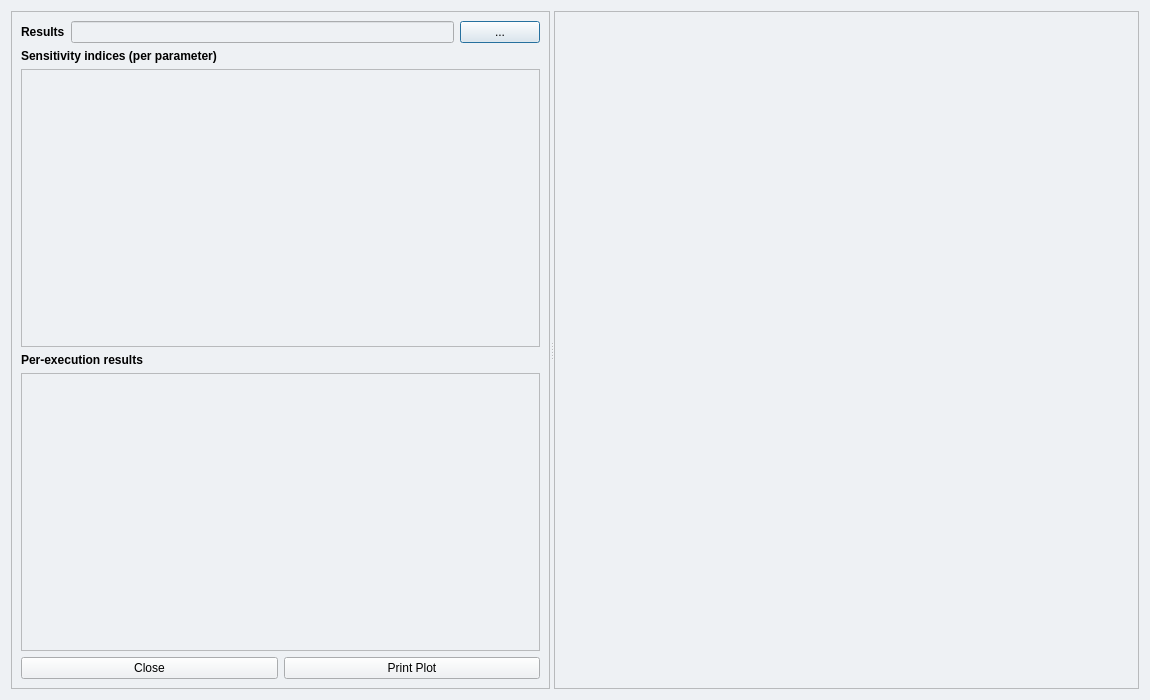
<?xml version="1.0" encoding="UTF-8"?>
<ui version="4.0">
 <class>Dialog</class>
 <widget class="QDialog" name="Dialog">
  <property name="geometry">
   <rect>
    <x>0</x>
    <y>0</y>
    <width>1150</width>
    <height>700</height>
   </rect>
  </property>
  <property name="windowTitle">
   <string>Identifiability Analysis Results</string>
  </property>
  <property name="styleSheet">
   <string notr="true">background-color: #eef1f4</string>
  </property>
  <layout class="QGridLayout" name="gridLayout">
   <item row="0" column="0">
    <widget class="QSplitter" name="splitter">
     <property name="orientation">
      <enum>Qt::Horizontal</enum>
     </property>
     <widget class="QFrame" name="frame_left">
     <property name="minimumSize">
      <size>
       <width>300</width>
       <height>0</height>
      </size>
     </property>
     <property name="frameShape">
      <enum>QFrame::StyledPanel</enum>
     </property>
     <layout class="QVBoxLayout" name="verticalLayout_left">
      <item>
       <layout class="QHBoxLayout" name="horizontalLayout_results">
        <item>
         <widget class="QLabel" name="label">
          <property name="font">
           <font>
            <weight>75</weight>
            <bold>true</bold>
           </font>
          </property>
          <property name="text">
           <string>Results</string>
          </property>
         </widget>
        </item>
        <item>
         <widget class="QLineEdit" name="results"/>
        </item>
        <item>
         <widget class="QPushButton" name="browse">
          <property name="text">
           <string>...</string>
          </property>
         </widget>
        </item>
       </layout>
      </item>
      <item>
       <widget class="QLabel" name="label_indices_title">
        <property name="font">
         <font>
          <weight>75</weight>
          <bold>true</bold>
         </font>
        </property>
        <property name="text">
         <string>Sensitivity indices (per parameter)</string>
        </property>
       </widget>
      </item>
      <item>
       <widget class="QTableWidget" name="table_results">
        <property name="font">
         <font>
          <weight>75</weight>
          <bold>true</bold>
         </font>
        </property>
       </widget>
      </item>
      <item>
       <widget class="QLabel" name="label_executions_title">
        <property name="font">
         <font>
          <weight>75</weight>
          <bold>true</bold>
         </font>
        </property>
        <property name="text">
         <string>Per-execution results</string>
        </property>
       </widget>
      </item>
      <item>
       <widget class="QTableWidget" name="table_executions">
        <property name="font">
         <font>
          <weight>75</weight>
          <bold>true</bold>
         </font>
        </property>
       </widget>
      </item>
      <item>
       <layout class="QHBoxLayout" name="horizontalLayout_close">
        <item>
         <widget class="QPushButton" name="pushButton_3">
          <property name="text">
           <string>Close</string>
          </property>
         </widget>
        </item>
        <item>
         <widget class="QPushButton" name="print_graph">
          <property name="text">
           <string>Print Plot</string>
          </property>
         </widget>
        </item>
       </layout>
      </item>
     </layout>
     </widget>
     <widget class="QFrame" name="frame">
      <property name="minimumSize">
       <size>
        <width>300</width>
        <height>400</height>
       </size>
      </property>
      <property name="frameShape">
       <enum>QFrame::StyledPanel</enum>
      </property>
     </widget>
    </widget>
   </item>
  </layout>
 </widget>
 <resources/>
 <connections/>
</ui>
